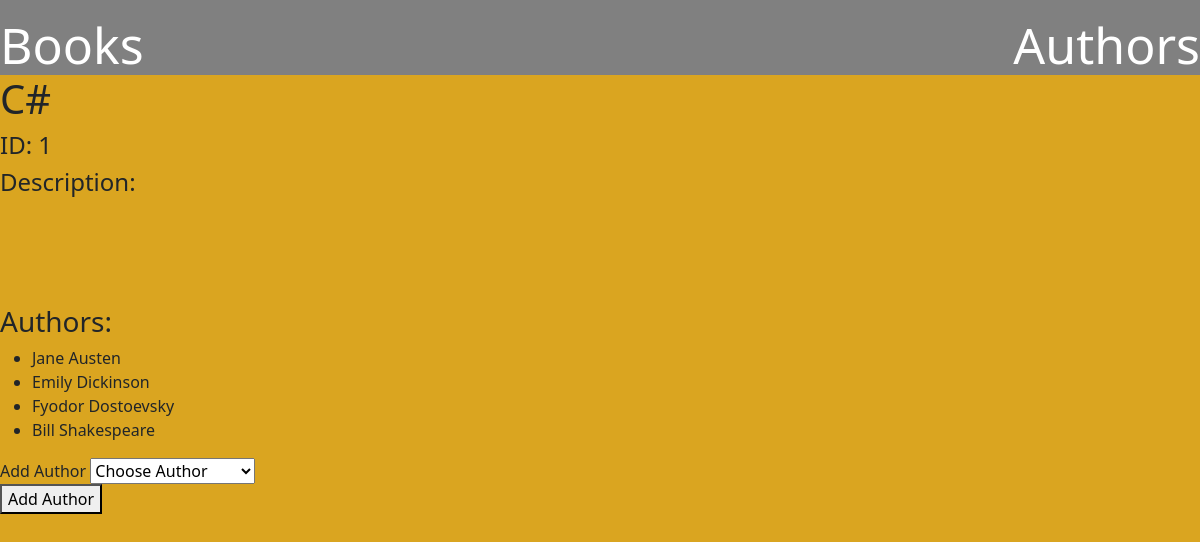
Screenshot of /book/1 with the database file from the repository.
### books_authors_app/models.py (models this page shows, shortened)
class Books(models.Model):
    title = models.CharField(max_length=255)
    desc = models.TextField(default='')
    created_at = models.DateTimeField(auto_now_add=True)
    updated_at = models.DateTimeField(auto_now=True)

class Authors(models.Model):
    first_name = models.CharField(max_length=255)
    last_name = models.CharField(max_length=255)
    notes = models.TextField(default = '')
    books = models.ManyToManyField(Books, related_name = "authors")
    created_at = models.DateTimeField(auto_now_add=True)
    updated_at = models.DateTimeField(auto_now=True)

### books_authors_app/views.py (the view)
# urls.py: path('book/<int:bookId>', views.showBook, name= 'showBook'),
def showBook(request, bookId):
    thisBook = Books.objects.get(id= bookId)
    allAuthors = Authors.objects.all()
    context = {
        "thisBook": thisBook,
        "allAuthors": allAuthors,
    }
    return render(request,'showBook.html', context)

### books_authors_app/templates/showBook.html (shortened to what this page needs)
<!DOCTYPE html>
<html lang="en">
<head>
    <link href="https://cdn.jsdelivr.net/npm/bootstrap@5.0.0-beta3/dist/css/bootstrap.min.css" rel="stylesheet">
    {% load static %}
    <link rel='stylesheet' href="{% static 'css/styles.css' %}">
</head>
<body>
    <header>
        <nav class="navbar">
            <a href="/">Books</a>
            <a href="{% url 'newAuthor' %}">Authors</a>
        </nav>
    </header>
    <div class="main">
        <h1>{{thisBook.title}}</h1>
        <h4>ID: {{ thisBook.id }}</h4>
        <h4>Description: </h4>
    </div>
    <div class="authors">
        <h3>Authors:</h3>
        <ul>
        {% for author in thisBook.authors.all %}
            <li>{{author.first_name}} {{author.last_name}}</li>
        {% endfor %}
        </ul>
        <form action="{% url 'addAuthor' %}" method="POST">
            <div class="author_form">
                <label for="authors">Add Author</label>
                    <select name="authorId">
                        <option selected>Choose Author</option>
                    </select>
            </div>
            <button type="submit">Add Author</button>
        </form>
    </div>
</body>
</html>

### books_authors_app/static/css/styles.css (style rules this page uses)
body { display: flex; flex-direction: column; background-color: goldenrod; }
.navbar { background-color: gray; display: flex; flex-direction: row; justify-content: space-between; align-items: center; font-size: 50px; height: 75px; color: white; }
a { text-decoration: none; color: white; }
.main { margin-bottom: 100px; }

### rows the page displays
Books: title "C#", id "1"
Authors: first_name "Jane", last_name "Austen"
Authors: first_name "Emily", last_name "Dickinson"
Authors: first_name "Fyodor", last_name "Dostoevsky"
Authors: first_name "Bill", last_name "Shakespeare"
